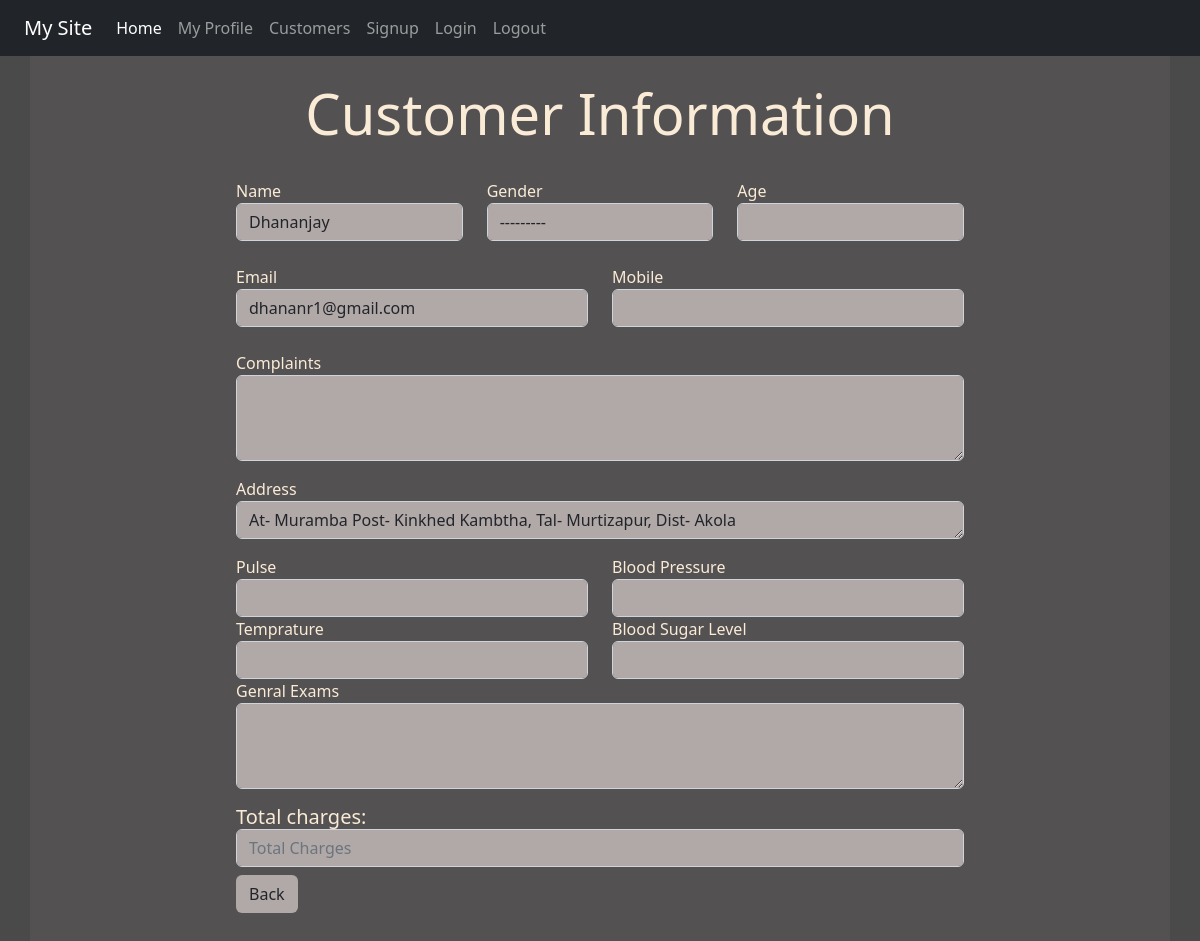
/customerall/9 (signed in), run on the app's committed database.
### reg/models.py (models this page shows, shortened)
class Customer(models.Model):
    Treatment_Choices = (
        ('Injection','Injection'),('Medicines/Capsules','Medicines/Capsules'),('Syrup' , 'Syrup'),('Tube','Tube')
        )
    GENDER_CHOICES = (
        ('M', 'Male'),
        ('F', 'Female'),
        ('T', 'Transgender')
    )
    created_at = models.DateField(auto_now_add=True, null=True)
    name = models.CharField(max_length=25,blank=True,null=True)
    age = models.IntegerField(blank=True,null=True)
    gender = models.CharField(max_length=1, choices=GENDER_CHOICES,blank=True,null=True)
    email = models.EmailField(max_length=25,blank=True,null=True)
    mobile = models.IntegerField(blank=True,null=True)
    address = models.CharField(max_length=100,blank=True,null=True)
    city = models.CharField(max_length=10,blank=True,null=True)
    complaints = models.CharField(max_length=100,blank=True,null=True)
    pulse = models.CharField(max_length=10,blank=True,null=True)
    blood_pressure = models.CharField(max_length=10,blank=True,null=True)
    temprature = models.CharField(max_length=10,blank=True,null=True)
    blood_suger_level = models.CharField(max_length=10,blank=True,null=True)
    genral_exams = models.CharField(max_length=100,null=True,blank=True)
    treatment_type_1 = models.CharField(max_length=100, choices=Treatment_Choices,blank=True,null=True)
    treatment_name_1 = models.CharField(max_length=100,blank=True,null=True)
    units_1 = models.IntegerField(blank=True,null=True)
    details_1 = models.CharField(max_length=90,blank=True,null=True)
    treatment_type_2 = models.CharField(max_length=100, choices=Treatment_Choices,blank=True,null=True)
    treatment_name_2 = models.CharField(max_length=100,blank=True)
    units_2 = models.IntegerField(blank=True,null=True)
    details_2 = models.CharField(max_length=90,blank=True)
    treatment_type_3 = models.CharField(max_length=100, choices=Treatment_Choices,blank=True,null=True)
    treatment_name_3 = models.CharField(max_length=100,blank=True,null=True)
    units_3 = models.IntegerField(blank=True,null=True)
    details_3 = models.CharField(max_length=90,blank=True,null=True)
    treatment_type_4 = models.CharField(max_length=100, choices=Treatment_Choices,blank=True,null=True)
    treatment_name_4 = models.CharField(max_length=100,blank=True,null=True)
    units_4 = models.IntegerField(blank=True,null=True)
    details_4 = models.CharField(max_length=90,blank=True)
    treatment_type_5 = models.CharField(max_length=100, choices=Treatment_Choices,blank=True,null=True)
    treatment_name_5 = models.CharField(max_length=100,blank=True,null=True)
    units_5 = models.IntegerField(blank=True,null=True)
    details_5 = models.CharField(max_length=90,blank=True,null=True)
    treatment_type_6 = models.CharField(max_length=100, choices=Treatment_Choices,blank=True,null=True)
    treatment_name_6 = models.CharField(max_length=100,blank=True,null=True)
    units_6 = models.IntegerField(blank=True,null=True)
    details_6 = models.CharField(max_length=90,blank=True,null=True)
    total_fees = models.PositiveIntegerField(blank=True, null=True)
    class Meta:
        ordering = ['name']

### reg/views.py (the view)
# urls.py: path('customerall/<int:id>', views.Customers_all, name='viewdata_all'),
def Customers_all(request, id):
    if request.user.is_authenticated:
        pi = Customer.objects.get(pk=id)
        fmm = CustomerReg(instance=pi)
        return render(request, 'reg/customer_all.html',{ 'formm':fmm})
    else:
        return HttpResponseRedirect('/login/')

### reg/templates/reg/customer_all.html (shortened to what this page needs)
{% extends 'reg/base.html' %}
{% block content %}
<div class="jumbotron jumbotron-fluid jumbo-color">
    <div class="container">
        <br>
        <h1 class="text-center display-4 font-weight-bold">Customer Information </h1>
         <br>
        <div class="col-sm-8 offset-2">
            <form action="" method="POST">
                <div class="row">
                    <div class="col-md-4">Name {{formm.name}}</div>
                    <div class="col-md-4">Gender{{formm.gender}}</div>
                    <div class="col-md-4">Age{{formm.age}}</div>
                </div><br>
                <div class="row">
                    <div class="col-md-6">Email{{formm.email}}</div>
                    <div class="col-md-6">Mobile{{formm.mobile}}</div>
                </div><br>
                <div>
                    <p>Complaints{{formm.complaints}}</p>
                    <p>Address {{formm.address}}</p>
                    <div class="row">
                        <div class="col-md-6">Pulse {{formm.pulse}}</div>
                        <div class="col-md-6">Blood Pressure {{formm.blood_pressure}}</div>
                    </div>
                    <div class="row">
                        <div class="col-md-6">Temprature {{formm.temprature}}</div>
                        <div class="col-md-6">Blood Sugar Level {{formm.blood_suger_level}}</div>
                    </div>
                    <p>Genral Exams {{formm.genral_exams}}</p>
                </div>
                <h5>Total charges:{{ formm.total_fees }} </h5>
            </form>
            <div><a  href="{% url 'customer' %}" class="btn tablecolor1" >Back</a></div>
            <br>
            <br>
        </div>
    </div>
</div>
{% endblock content %}

### reg/static/reg/css/style.css (style rules this page uses)
body { background-color:rgb(75,74,74); color: antiquewhite; }
.jumbo-color { background-color:rgb(83,81,82); }
.form-control { background-color: rgb(177, 168, 168); }
.tablecolor1 { background-color: rgb(177, 168, 168) }

### data on the page
Customer: name "Dhananjay", gender "---------", email "dhananr1@gmail.com", address "At- Muramba Post- Kinkhed Kambtha, Tal- Murtizapur, Dist- Akola"
